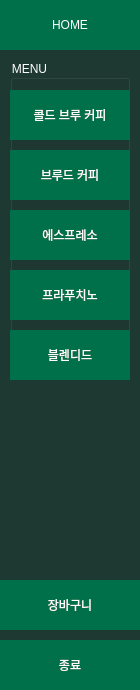
  <widget class="QFrame" name="frame">
   <property name="geometry">
    <rect>
     <x>0</x>
     <y>0</y>
     <width>140</width>
     <height>690</height>
    </rect>
   </property>
   <property name="styleSheet">
    <string notr="true">background-color: rgb(30, 57, 50);</string>
   </property>
   <property name="frameShape">
    <enum>QFrame::NoFrame</enum>
   </property>
   <property name="frameShadow">
    <enum>QFrame::Raised</enum>
   </property>
   <widget class="QPushButton" name="pushButton_close">
    <property name="geometry">
     <rect>
      <x>0</x>
      <y>640</y>
      <width>140</width>
      <height>50</height>
     </rect>
    </property>
    <property name="focusPolicy">
     <enum>Qt::NoFocus</enum>
    </property>
    <property name="styleSheet">
     <string notr="true">QPushButton{
	font: 9pt &quot;맑은 고딕&quot;;
	color: rgb(255, 255, 255);
	background-color: rgb(0, 112, 74);
	border: 0px;
}
QPushButton:hover{
	color: rgb(0, 0, 0);
	background-color: rgb(0, 255, 166);
}</string>
    </property>
    <property name="text">
     <string>종료</string>
    </property>
   </widget>
   <widget class="QPushButton" name="pushButton_order">
    <property name="geometry">
     <rect>
      <x>0</x>
      <y>580</y>
      <width>140</width>
      <height>50</height>
     </rect>
    </property>
    <property name="focusPolicy">
     <enum>Qt::NoFocus</enum>
    </property>
    <property name="styleSheet">
     <string notr="true">QPushButton{
	font: 9pt &quot;맑은 고딕&quot;;
	color: rgb(255, 255, 255);
	background-color: rgb(0, 112, 74);
	border: 0px;
}
QPushButton:hover{
	color: rgb(0, 0, 0);
	background-color: rgb(0, 255, 166);
}</string>
    </property>
    <property name="text">
     <string>장바구니</string>
    </property>
   </widget>
   <widget class="QGroupBox" name="groupBox">
    <property name="geometry">
     <rect>
      <x>10</x>
      <y>60</y>
      <width>120</width>
      <height>320</height>
     </rect>
    </property>
    <property name="styleSheet">
     <string notr="true">font: 75 12pt &quot;맑은 고딕&quot;;
color: rgb(255, 255, 255);</string>
    </property>
    <property name="title">
     <string>MENU</string>
    </property>
    <property name="alignment">
     <set>Qt::AlignLeading|Qt::AlignLeft|Qt::AlignVCenter</set>
    </property>
    <property name="flat">
     <bool>true</bool>
    </property>
    <widget class="QPushButton" name="pushButton1">
     <property name="geometry">
      <rect>
       <x>0</x>
       <y>30</y>
       <width>120</width>
       <height>50</height>
      </rect>
     </property>
     <property name="minimumSize">
      <size>
       <width>120</width>
       <height>50</height>
      </size>
     </property>
     <property name="maximumSize">
      <size>
       <width>120</width>
       <height>50</height>
      </size>
     </property>
     <property name="focusPolicy">
      <enum>Qt::NoFocus</enum>
     </property>
     <property name="styleSheet">
      <string notr="true">QPushButton{
	font: 9pt &quot;맑은 고딕&quot;;
	color: rgb(255, 255, 255);
	background-color: rgb(0, 112, 74);
	border: 0px;
}
QPushButton:hover{
	color: rgb(0, 0, 0);
	background-color: rgb(0, 255, 166);
}</string>
     </property>
     <property name="text">
      <string>콜드 브루 커피</string>
     </property>
    </widget>
    <widget class="QPushButton" name="pushButton2">
     <property name="geometry">
      <rect>
       <x>0</x>
       <y>90</y>
       <width>120</width>
       <height>50</height>
      </rect>
     </property>
     <property name="minimumSize">
      <size>
       <width>120</width>
       <height>50</height>
      </size>
     </property>
     <property name="maximumSize">
      <size>
       <width>120</width>
       <height>50</height>
      </size>
     </property>
     <property name="focusPolicy">
      <enum>Qt::NoFocus</enum>
     </property>
     <property name="styleSheet">
      <string notr="true">QPushButton{
	font: 9pt &quot;맑은 고딕&quot;;
	color: rgb(255, 255, 255);
	background-color: rgb(0, 112, 74);
	border: 0px;
}
QPushButton:hover{
	color: rgb(0, 0, 0);
	background-color: rgb(0, 255, 166);
}</string>
     </property>
     <property name="text">
      <string>브루드 커피</string>
     </property>
    </widget>
    <widget class="QPushButton" name="pushButton3">
     <property name="geometry">
      <rect>
       <x>0</x>
       <y>150</y>
       <width>120</width>
       <height>50</height>
      </rect>
     </property>
     <property name="minimumSize">
      <size>
       <width>120</width>
       <height>50</height>
      </size>
     </property>
     <property name="maximumSize">
      <size>
       <width>120</width>
       <height>50</height>
      </size>
     </property>
     <property name="focusPolicy">
      <enum>Qt::NoFocus</enum>
     </property>
     <property name="styleSheet">
      <string notr="true">QPushButton{
	font: 9pt &quot;맑은 고딕&quot;;
	color: rgb(255, 255, 255);
	background-color: rgb(0, 112, 74);
	border: 0px;
}
QPushButton:hover{
	color: rgb(0, 0, 0);
	background-color: rgb(0, 255, 166);
}</string>
     </property>
     <property name="text">
      <string>에스프레소</string>
     </property>
    </widget>
    <widget class="QPushButton" name="pushButton4">
     <property name="geometry">
      <rect>
       <x>0</x>
       <y>210</y>
       <width>120</width>
       <height>50</height>
      </rect>
     </property>
     <property name="minimumSize">
      <size>
       <width>120</width>
       <height>50</height>
      </size>
     </property>
     <property name="maximumSize">
      <size>
       <width>120</width>
       <height>50</height>
      </size>
     </property>
     <property name="focusPolicy">
      <enum>Qt::NoFocus</enum>
     </property>
     <property name="styleSheet">
      <string notr="true">QPushButton{
	font: 9pt &quot;맑은 고딕&quot;;
	color: rgb(255, 255, 255);
	background-color: rgb(0, 112, 74);
	border: 0px;
}
QPushButton:hover{
	color: rgb(0, 0, 0);
	background-color: rgb(0, 255, 166);
}</string>
     </property>
     <property name="text">
      <string>프라푸치노</string>
     </property>
    </widget>
    <widget class="QPushButton" name="pushButton5">
     <property name="geometry">
      <rect>
       <x>0</x>
       <y>270</y>
       <width>120</width>
       <height>50</height>
      </rect>
     </property>
     <property name="minimumSize">
      <size>
       <width>120</width>
       <height>50</height>
      </size>
     </property>
     <property name="maximumSize">
      <size>
       <width>120</width>
       <height>50</height>
      </size>
     </property>
     <property name="focusPolicy">
      <enum>Qt::NoFocus</enum>
     </property>
     <property name="styleSheet">
      <string notr="true">QPushButton{
	font: 9pt &quot;맑은 고딕&quot;;
	color: rgb(255, 255, 255);
	background-color: rgb(0, 112, 74);
	border: 0px;
}
QPushButton:hover{
	color: rgb(0, 0, 0);
	background-color: rgb(0, 255, 166);
}</string>
     </property>
     <property name="text">
      <string>블렌디드</string>
     </property>
    </widget>
   </widget>
   <widget class="QPushButton" name="pushButton_home">
    <property name="geometry">
     <rect>
      <x>0</x>
      <y>0</y>
      <width>140</width>
      <height>50</height>
     </rect>
    </property>
    <property name="focusPolicy">
     <enum>Qt::NoFocus</enum>
    </property>
    <property name="styleSheet">
     <string notr="true">QPushButton{
	font: 9pt &quot;맑은 고딕&quot;;
	color: rgb(255, 255, 255);
	background-color: rgb(0, 112, 74);
	border: 0px;
}
QPushButton:hover{
	color: rgb(0, 0, 0);
	background-color: rgb(0, 255, 166);
}</string>
    </property>
    <property name="text">
     <string>HOME</string>
    </property>
   </widget>
  </widget>
